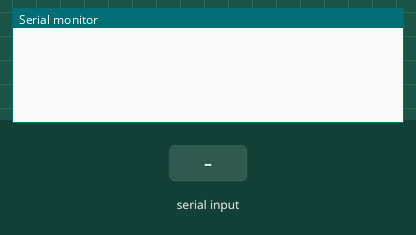
The sketch below on a simulated Arduino Uno, built with avr-gcc and run on an emulated ATmega328P. On the bench: the last lines printed to the serial monitor. The inputs (shaded band) are chosen by the test bench.

Above: at 1.2 s.
1.3 s: "1;" received over Serial
At 2.4 s:
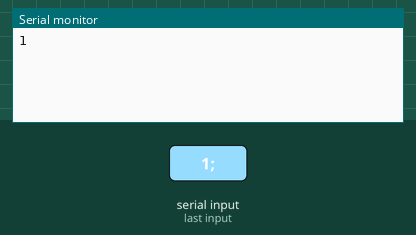
2.8 s: "0;" received over Serial
At 3.6 s:
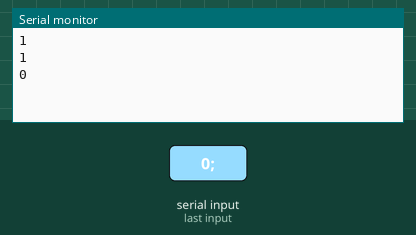
4.3 s: "2;" received over Serial
At 4.7 s:
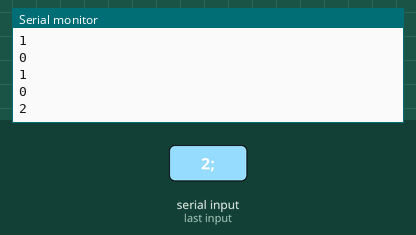
Timing chart, 0 to 7.3 s (numbered marks = the images above; inputs shaded):
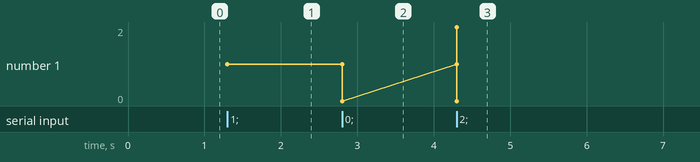

Measured:
- after the input at 1.3 s, the serial monitor: prints a new line at once (image 1)
- after the input at 2.8 s, the serial monitor: prints a new line at once (image 2)
- after the input at 4.3 s, the serial monitor: prints a new line at once (image 3)
- plotted number 1: 1 → 0 after the input at 2.8 s, 0 → 2 after the input at 4.3 s

The sketch:

leitura_strings.ino
```cpp
const int L = 5;
const int C = 37;

char caracteristicas[L][C];
int atualL = 0;

String teste = "";

void setup() {
  Serial.begin(115200);
}

void loop() {
  if (Serial.available() > 0) {
    teste = Serial.readStringUntil(';');

    if (teste.length() < C) {
      teste.toCharArray(caracteristicas[atualL], C);
      atualL++;

      for (int i = 0; i < L; i++) {
        Serial.println(caracteristicas[i]);
      }
    }
  }
}
```
